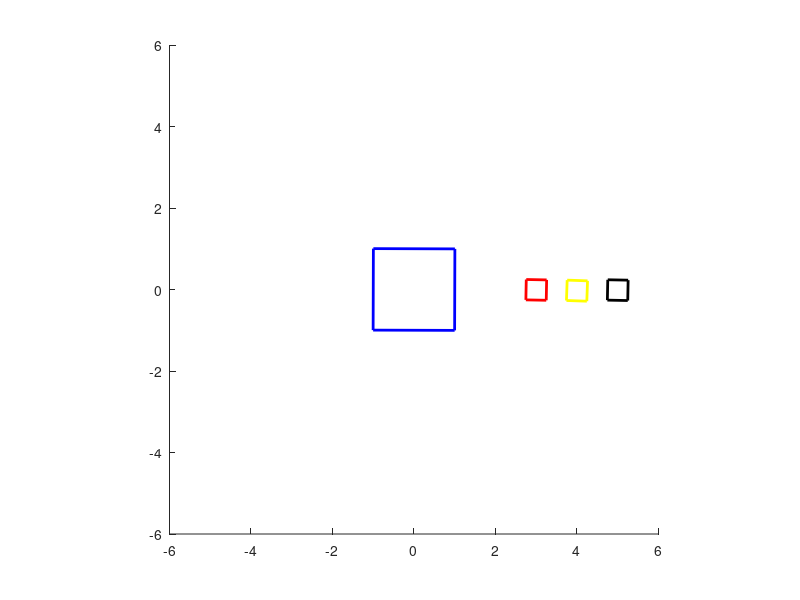

The MATLAB source for this figure:
close all;
clear all;

% 2D polygon for Earth: square of 2 by 2 units, in homogeneous coordinates.
earth = [-1 1 1 -1 -1; -1 -1 1 1 -1; 1 1 1 1 1];

% Another 2D polygon for the Moon, made by scaling the earth to 1/4 size
S = [0.25 0 0; 0 0.25 0; 0 0 1];
moon = S * earth;

% Set up axes for plotting our animation.
figure;
hold on;
axis equal;
axis([-6 6 -6 6]);


for a = 0:0.01:2 * pi
    
	% Moon will spin 5 times as fast as the Earth.
	a_moon = 5 * a;

	% Rotation matrix for Earth.
	R_earth = [cos(a) -sin(a) 0; sin(a) cos(a) 0; 0 0 1];

	% Rotation matrix for the Moon.
	R_moon = [cos(a_moon) -sin(a_moon) 0; sin(a_moon) cos(a_moon) 0; 0 0 1];

	% Translation matrix to move the Moon1 away from Earth
    % (it orbits at a distance of 5 units).
	T_moon1 = [1 0 5; 0 1 0; 0 0 1];
    
    % Translation matrix to move the Moon2 away from Earth
    % (it orbits at a distance of 3 units).
	T_moon2 = [1 0 3; 0 1 0; 0 0 1];
    
    % Translation matrix to move the Moon3 away from Moon2
    % (it orbits at a distance of 1 units).
	T_moon3 = [1 0 1; 0 1 0; 0 0 1];

	% Rotate the Earth.
	p_earth = R_earth * earth;

	% Rotate the moon, then move it 5 units away from the origin.
	p_moon1 = T_moon1 * R_moon * moon;
    
    % Rotate the moon, then move it 3 units away from the origin.
	p_moon2 = T_moon2 * R_moon * moon;
    
    % Rotate the moon, then move it 1 units away from the Moon2.
	p_moon3 = T_moon3 * R_moon * moon;

	% Place the moon in the Earth's reference frame (which is R).
	p_moon1 = R_earth * p_moon1;
    
    % Place the moon in the Earth's reference frame (which is R).
	p_moon2 = R_earth * p_moon2;
    
    % Rotation matrix for the Moon3.
	R_moon2 = [cos(a_moon) -sin(a_moon) T_moon2(1,3); sin(a_moon) cos(a_moon) 0; 0 0 1];
    
    % Place the moon in the Moon2's reference frame (which is R_moon2) and moving with respect to the Earth.
	p_moon3 = R_earth * R_moon2 * p_moon3;

	% Draw the earth in blue and the moon in black.
	cla;
	plot(p_earth(1,:), p_earth(2,:), 'b', 'LineWidth', 2);
	plot(p_moon1(1,:),  p_moon1(2,:),  'k', 'LineWidth', 2);
    plot(p_moon2(1,:),  p_moon2(2,:),  'r', 'LineWidth', 2);
    plot(p_moon3(1,:),  p_moon3(2,:),  'y', 'LineWidth', 2);
	drawnow;

end